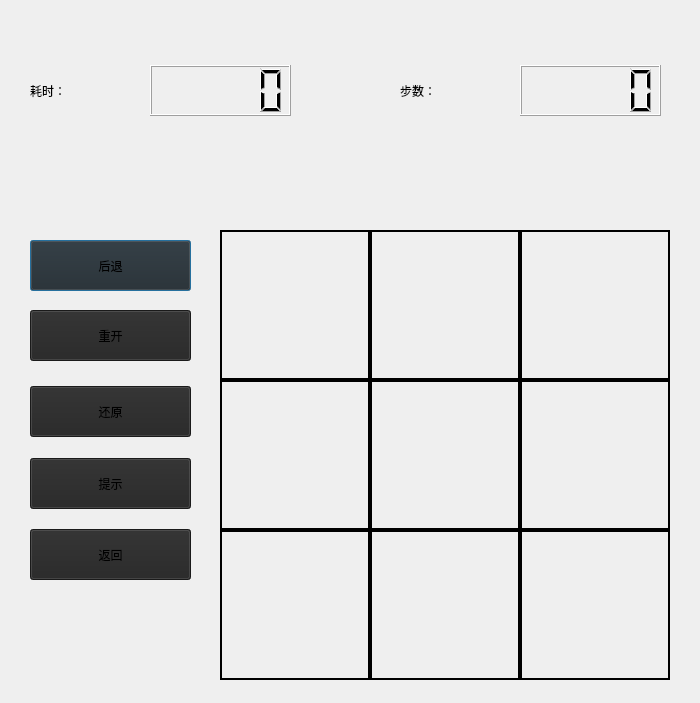
<?xml version="1.0" encoding="UTF-8"?>
<ui version="4.0">
 <class>DlgPlaying</class>
 <widget class="QDialog" name="DlgPlaying">
  <property name="geometry">
   <rect>
    <x>0</x>
    <y>0</y>
    <width>700</width>
    <height>703</height>
   </rect>
  </property>
  <property name="maximumSize">
   <size>
    <width>871</width>
    <height>870</height>
   </size>
  </property>
  <property name="windowTitle">
   <string>拼图小游戏</string>
  </property>
  <property name="styleSheet">
   <string notr="true">
QToolButton
{
	min-height: 25px;
	min-width: 70px;
	max-height: 25px;
	max-width: 70px
}</string>
  </property>
  <widget class="QLCDNumber" name="lcdStep">
   <property name="geometry">
    <rect>
     <x>520</x>
     <y>65</y>
     <width>141</width>
     <height>51</height>
    </rect>
   </property>
  </widget>
  <widget class="QPushButton" name="btnreturn">
   <property name="geometry">
    <rect>
     <x>30</x>
     <y>240</y>
     <width>161</width>
     <height>51</height>
    </rect>
   </property>
   <property name="styleSheet">
    <string notr="true">font: 800 20pt &quot;方正蕴黑 简 ExtraBold&quot;;
background-color: rgb(36, 36, 36);</string>
   </property>
   <property name="text">
    <string>后退</string>
   </property>
  </widget>
  <widget class="QPushButton" name="pushButton_2">
   <property name="geometry">
    <rect>
     <x>30</x>
     <y>386</y>
     <width>161</width>
     <height>51</height>
    </rect>
   </property>
   <property name="styleSheet">
    <string notr="true">background-color: rgb(36, 36, 36);font: 800 20pt &quot;方正蕴黑 简 ExtraBold&quot;;</string>
   </property>
   <property name="text">
    <string>还原</string>
   </property>
  </widget>
  <widget class="QPushButton" name="pushButton_3">
   <property name="geometry">
    <rect>
     <x>30</x>
     <y>458</y>
     <width>161</width>
     <height>51</height>
    </rect>
   </property>
   <property name="styleSheet">
    <string notr="true">background-color: rgb(36, 36, 36);font: 800 20pt &quot;方正蕴黑 简 ExtraBold&quot;;</string>
   </property>
   <property name="text">
    <string>提示</string>
   </property>
  </widget>
  <widget class="QLabel" name="label">
   <property name="geometry">
    <rect>
     <x>400</x>
     <y>60</y>
     <width>121</width>
     <height>61</height>
    </rect>
   </property>
   <property name="styleSheet">
    <string notr="true">font: 800 35pt &quot;方正超值体 简 ExtraBold&quot;;</string>
   </property>
   <property name="text">
    <string>步数：</string>
   </property>
   <property name="textFormat">
    <enum>Qt::TextFormat::PlainText</enum>
   </property>
  </widget>
  <widget class="QLabel" name="time_labl">
   <property name="geometry">
    <rect>
     <x>30</x>
     <y>60</y>
     <width>121</width>
     <height>61</height>
    </rect>
   </property>
   <property name="styleSheet">
    <string notr="true">font: 800 35pt &quot;方正超值体 简 ExtraBold&quot;;</string>
   </property>
   <property name="text">
    <string>耗时：</string>
   </property>
   <property name="textFormat">
    <enum>Qt::TextFormat::PlainText</enum>
   </property>
  </widget>
  <widget class="QLCDNumber" name="lcdStep_2">
   <property name="geometry">
    <rect>
     <x>150</x>
     <y>65</y>
     <width>141</width>
     <height>51</height>
    </rect>
   </property>
   <property name="digitCount">
    <number>5</number>
   </property>
  </widget>
  <widget class="QPushButton" name="btnRestart">
   <property name="geometry">
    <rect>
     <x>30</x>
     <y>310</y>
     <width>161</width>
     <height>51</height>
    </rect>
   </property>
   <property name="styleSheet">
    <string notr="true">background-color: rgb(36, 36, 36);font: 800 20pt &quot;方正蕴黑 简 ExtraBold&quot;;</string>
   </property>
   <property name="text">
    <string>重开</string>
   </property>
  </widget>
  <widget class="QLabel" name="label_2">
   <property name="geometry">
    <rect>
     <x>370</x>
     <y>230</y>
     <width>150</width>
     <height>150</height>
    </rect>
   </property>
   <property name="minimumSize">
    <size>
     <width>150</width>
     <height>150</height>
    </size>
   </property>
   <property name="maximumSize">
    <size>
     <width>150</width>
     <height>150</height>
    </size>
   </property>
   <property name="styleSheet">
    <string notr="true">border-width: 2px;
border-style: solid;
border-color: rgb(0, 0, 0)</string>
   </property>
   <property name="text">
    <string/>
   </property>
  </widget>
  <widget class="QLabel" name="label_6">
   <property name="geometry">
    <rect>
     <x>520</x>
     <y>380</y>
     <width>150</width>
     <height>150</height>
    </rect>
   </property>
   <property name="minimumSize">
    <size>
     <width>150</width>
     <height>150</height>
    </size>
   </property>
   <property name="maximumSize">
    <size>
     <width>150</width>
     <height>150</height>
    </size>
   </property>
   <property name="styleSheet">
    <string notr="true">border-width: 2px;
border-style: solid;
border-color: rgb(0, 0, 0)</string>
   </property>
   <property name="text">
    <string/>
   </property>
  </widget>
  <widget class="QLabel" name="label_3">
   <property name="geometry">
    <rect>
     <x>520</x>
     <y>230</y>
     <width>150</width>
     <height>150</height>
    </rect>
   </property>
   <property name="minimumSize">
    <size>
     <width>150</width>
     <height>150</height>
    </size>
   </property>
   <property name="maximumSize">
    <size>
     <width>150</width>
     <height>150</height>
    </size>
   </property>
   <property name="styleSheet">
    <string notr="true">border-width: 2px;
border-style: solid;
border-color: rgb(0, 0, 0)</string>
   </property>
   <property name="text">
    <string/>
   </property>
  </widget>
  <widget class="QLabel" name="label_7">
   <property name="geometry">
    <rect>
     <x>220</x>
     <y>530</y>
     <width>150</width>
     <height>150</height>
    </rect>
   </property>
   <property name="minimumSize">
    <size>
     <width>150</width>
     <height>150</height>
    </size>
   </property>
   <property name="maximumSize">
    <size>
     <width>150</width>
     <height>150</height>
    </size>
   </property>
   <property name="styleSheet">
    <string notr="true">border-width: 2px;
border-style: solid;
border-color: rgb(0, 0, 0)</string>
   </property>
   <property name="text">
    <string/>
   </property>
  </widget>
  <widget class="QLabel" name="label_1">
   <property name="geometry">
    <rect>
     <x>220</x>
     <y>230</y>
     <width>150</width>
     <height>150</height>
    </rect>
   </property>
   <property name="minimumSize">
    <size>
     <width>150</width>
     <height>150</height>
    </size>
   </property>
   <property name="maximumSize">
    <size>
     <width>150</width>
     <height>150</height>
    </size>
   </property>
   <property name="styleSheet">
    <string notr="true">border-width: 2px;
border-style: solid;
border-color: rgb(0, 0, 0)</string>
   </property>
   <property name="text">
    <string/>
   </property>
  </widget>
  <widget class="QLabel" name="label_9">
   <property name="geometry">
    <rect>
     <x>520</x>
     <y>530</y>
     <width>150</width>
     <height>150</height>
    </rect>
   </property>
   <property name="minimumSize">
    <size>
     <width>150</width>
     <height>150</height>
    </size>
   </property>
   <property name="maximumSize">
    <size>
     <width>150</width>
     <height>150</height>
    </size>
   </property>
   <property name="styleSheet">
    <string notr="true">border-width: 2px;
border-style: solid;
border-color: rgb(0, 0, 0)</string>
   </property>
   <property name="text">
    <string/>
   </property>
  </widget>
  <widget class="QLabel" name="label_4">
   <property name="geometry">
    <rect>
     <x>220</x>
     <y>380</y>
     <width>150</width>
     <height>150</height>
    </rect>
   </property>
   <property name="minimumSize">
    <size>
     <width>150</width>
     <height>150</height>
    </size>
   </property>
   <property name="maximumSize">
    <size>
     <width>150</width>
     <height>150</height>
    </size>
   </property>
   <property name="styleSheet">
    <string notr="true">border-width: 2px;
border-style: solid;
border-color: rgb(0, 0, 0)</string>
   </property>
   <property name="text">
    <string/>
   </property>
  </widget>
  <widget class="QLabel" name="label_8">
   <property name="geometry">
    <rect>
     <x>370</x>
     <y>530</y>
     <width>150</width>
     <height>150</height>
    </rect>
   </property>
   <property name="minimumSize">
    <size>
     <width>150</width>
     <height>150</height>
    </size>
   </property>
   <property name="maximumSize">
    <size>
     <width>150</width>
     <height>150</height>
    </size>
   </property>
   <property name="styleSheet">
    <string notr="true">border-width: 2px;
border-style: solid;
border-color: rgb(0, 0, 0)</string>
   </property>
   <property name="text">
    <string/>
   </property>
  </widget>
  <widget class="QLabel" name="label_5">
   <property name="geometry">
    <rect>
     <x>370</x>
     <y>380</y>
     <width>150</width>
     <height>150</height>
    </rect>
   </property>
   <property name="minimumSize">
    <size>
     <width>150</width>
     <height>150</height>
    </size>
   </property>
   <property name="maximumSize">
    <size>
     <width>150</width>
     <height>150</height>
    </size>
   </property>
   <property name="styleSheet">
    <string notr="true">border-width: 2px;
border-style: solid;
border-color: rgb(0, 0, 0)</string>
   </property>
   <property name="text">
    <string/>
   </property>
  </widget>
  <widget class="QPushButton" name="btnBack">
   <property name="geometry">
    <rect>
     <x>30</x>
     <y>529</y>
     <width>161</width>
     <height>51</height>
    </rect>
   </property>
   <property name="styleSheet">
    <string notr="true">font: 800 20pt &quot;方正蕴黑 简 ExtraBold&quot;;
background-color: rgb(36, 36, 36);</string>
   </property>
   <property name="text">
    <string>返回</string>
   </property>
  </widget>
 </widget>
 <resources/>
 <connections/>
</ui>
